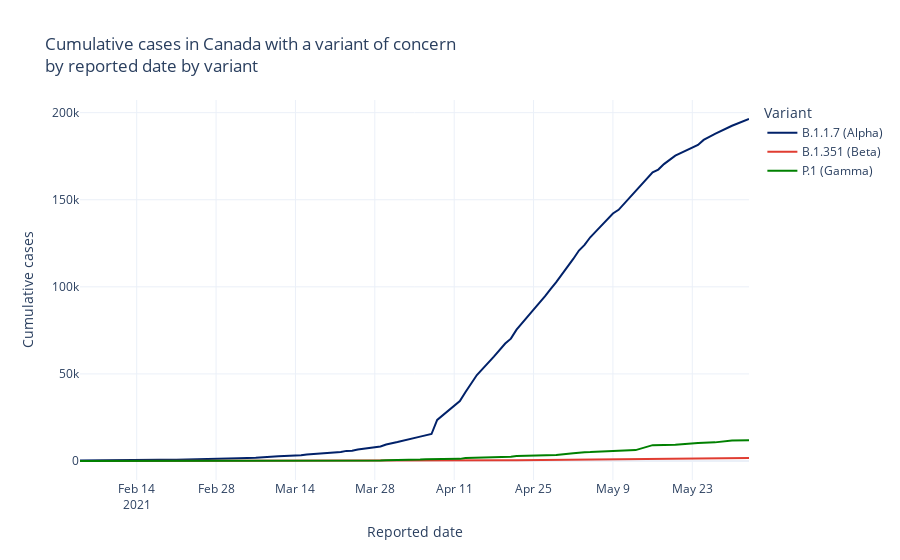

Notebook cell for this chart:
### Markdown cell above
## Canada-wide

### Code cell
#hide_input
figlinecan_c
